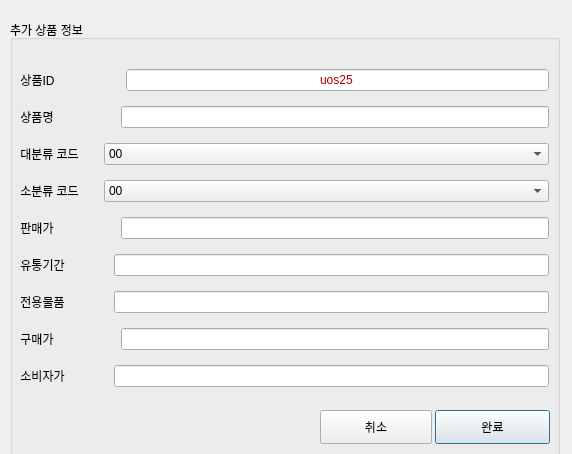
<?xml version="1.0" encoding="UTF-8"?>
<ui version="4.0">
 <class>Dialog</class>
 <widget class="QDialog" name="Dialog">
  <property name="geometry">
   <rect>
    <x>0</x>
    <y>0</y>
    <width>572</width>
    <height>454</height>
   </rect>
  </property>
  <property name="windowTitle">
   <string>Dialog</string>
  </property>
  <widget class="QGroupBox" name="groupBox_8">
   <property name="geometry">
    <rect>
     <x>10</x>
     <y>20</y>
     <width>550</width>
     <height>450</height>
    </rect>
   </property>
   <property name="palette">
    <palette>
     <active>
      <colorrole role="Text">
       <brush brushstyle="SolidPattern">
        <color alpha="255">
         <red>255</red>
         <green>0</green>
         <blue>0</blue>
        </color>
       </brush>
      </colorrole>
     </active>
     <inactive>
      <colorrole role="Text">
       <brush brushstyle="SolidPattern">
        <color alpha="255">
         <red>255</red>
         <green>0</green>
         <blue>0</blue>
        </color>
       </brush>
      </colorrole>
     </inactive>
     <disabled>
      <colorrole role="Text">
       <brush brushstyle="SolidPattern">
        <color alpha="255">
         <red>120</red>
         <green>120</green>
         <blue>120</blue>
        </color>
       </brush>
      </colorrole>
     </disabled>
    </palette>
   </property>
   <property name="title">
    <string>추가 상품 정보</string>
   </property>
   <property name="flat">
    <bool>true</bool>
   </property>
   <widget class="QPushButton" name="pushButton_21">
    <property name="geometry">
     <rect>
      <x>425</x>
      <y>390</y>
      <width>115</width>
      <height>34</height>
     </rect>
    </property>
    <property name="text">
     <string>완료</string>
    </property>
   </widget>
   <widget class="QWidget" name="layoutWidget">
    <property name="geometry">
     <rect>
      <x>10</x>
      <y>40</y>
      <width>529</width>
      <height>341</height>
     </rect>
    </property>
    <layout class="QVBoxLayout" name="verticalLayout_13">
     <item>
      <layout class="QHBoxLayout" name="horizontalLayout_3">
       <property name="spacing">
        <number>71</number>
       </property>
       <item>
        <widget class="QLabel" name="label_14">
         <property name="enabled">
          <bool>true</bool>
         </property>
         <property name="frameShadow">
          <enum>QFrame::Plain</enum>
         </property>
         <property name="text">
          <string>상품ID</string>
         </property>
         <property name="alignment">
          <set>Qt::AlignCenter</set>
         </property>
         <property name="wordWrap">
          <bool>false</bool>
         </property>
        </widget>
       </item>
       <item>
        <widget class="QLineEdit" name="lineEdit_4">
         <property name="enabled">
          <bool>true</bool>
         </property>
         <property name="palette">
          <palette>
           <active>
            <colorrole role="WindowText">
             <brush brushstyle="SolidPattern">
              <color alpha="255">
               <red>0</red>
               <green>0</green>
               <blue>0</blue>
              </color>
             </brush>
            </colorrole>
            <colorrole role="Text">
             <brush brushstyle="SolidPattern">
              <color alpha="255">
               <red>170</red>
               <green>0</green>
               <blue>0</blue>
              </color>
             </brush>
            </colorrole>
            <colorrole role="Base">
             <brush brushstyle="SolidPattern">
              <color alpha="250">
               <red>255</red>
               <green>255</green>
               <blue>255</blue>
              </color>
             </brush>
            </colorrole>
           </active>
           <inactive>
            <colorrole role="WindowText">
             <brush brushstyle="SolidPattern">
              <color alpha="255">
               <red>0</red>
               <green>0</green>
               <blue>0</blue>
              </color>
             </brush>
            </colorrole>
            <colorrole role="Text">
             <brush brushstyle="SolidPattern">
              <color alpha="255">
               <red>170</red>
               <green>0</green>
               <blue>0</blue>
              </color>
             </brush>
            </colorrole>
            <colorrole role="Base">
             <brush brushstyle="SolidPattern">
              <color alpha="250">
               <red>255</red>
               <green>255</green>
               <blue>255</blue>
              </color>
             </brush>
            </colorrole>
           </inactive>
           <disabled>
            <colorrole role="WindowText">
             <brush brushstyle="SolidPattern">
              <color alpha="255">
               <red>120</red>
               <green>120</green>
               <blue>120</blue>
              </color>
             </brush>
            </colorrole>
            <colorrole role="Text">
             <brush brushstyle="SolidPattern">
              <color alpha="255">
               <red>120</red>
               <green>120</green>
               <blue>120</blue>
              </color>
             </brush>
            </colorrole>
            <colorrole role="Base">
             <brush brushstyle="SolidPattern">
              <color alpha="255">
               <red>240</red>
               <green>240</green>
               <blue>240</blue>
              </color>
             </brush>
            </colorrole>
           </disabled>
          </palette>
         </property>
         <property name="autoFillBackground">
          <bool>true</bool>
         </property>
         <property name="text">
          <string>uos25</string>
         </property>
         <property name="alignment">
          <set>Qt::AlignCenter</set>
         </property>
         <property name="readOnly">
          <bool>true</bool>
         </property>
        </widget>
       </item>
      </layout>
     </item>
     <item>
      <layout class="QHBoxLayout" name="horizontalLayout_5">
       <property name="spacing">
        <number>67</number>
       </property>
       <property name="rightMargin">
        <number>0</number>
       </property>
       <item>
        <widget class="QLabel" name="label_16">
         <property name="enabled">
          <bool>true</bool>
         </property>
         <property name="text">
          <string>상품명</string>
         </property>
         <property name="scaledContents">
          <bool>false</bool>
         </property>
         <property name="alignment">
          <set>Qt::AlignCenter</set>
         </property>
        </widget>
       </item>
       <item>
        <widget class="QLineEdit" name="lineEdit_6">
         <property name="enabled">
          <bool>true</bool>
         </property>
         <property name="palette">
          <palette>
           <active>
            <colorrole role="Text">
             <brush brushstyle="SolidPattern">
              <color alpha="255">
               <red>0</red>
               <green>0</green>
               <blue>0</blue>
              </color>
             </brush>
            </colorrole>
           </active>
           <inactive>
            <colorrole role="Text">
             <brush brushstyle="SolidPattern">
              <color alpha="255">
               <red>0</red>
               <green>0</green>
               <blue>0</blue>
              </color>
             </brush>
            </colorrole>
           </inactive>
           <disabled>
            <colorrole role="Text">
             <brush brushstyle="SolidPattern">
              <color alpha="255">
               <red>120</red>
               <green>120</green>
               <blue>120</blue>
              </color>
             </brush>
            </colorrole>
           </disabled>
          </palette>
         </property>
         <property name="autoFillBackground">
          <bool>false</bool>
         </property>
         <property name="text">
          <string/>
         </property>
         <property name="alignment">
          <set>Qt::AlignCenter</set>
         </property>
         <property name="readOnly">
          <bool>false</bool>
         </property>
        </widget>
       </item>
      </layout>
     </item>
     <item>
      <layout class="QHBoxLayout" name="horizontalLayout_6">
       <property name="spacing">
        <number>25</number>
       </property>
       <item>
        <widget class="QLabel" name="label_17">
         <property name="enabled">
          <bool>true</bool>
         </property>
         <property name="sizePolicy">
          <sizepolicy hsizetype="Fixed" vsizetype="Preferred">
           <horstretch>0</horstretch>
           <verstretch>0</verstretch>
          </sizepolicy>
         </property>
         <property name="text">
          <string>대분류 코드</string>
         </property>
         <property name="alignment">
          <set>Qt::AlignCenter</set>
         </property>
        </widget>
       </item>
       <item>
        <widget class="QComboBox" name="comboBox">
         <property name="palette">
          <palette>
           <active>
            <colorrole role="Text">
             <brush brushstyle="SolidPattern">
              <color alpha="255">
               <red>0</red>
               <green>0</green>
               <blue>0</blue>
              </color>
             </brush>
            </colorrole>
           </active>
           <inactive>
            <colorrole role="Text">
             <brush brushstyle="SolidPattern">
              <color alpha="255">
               <red>0</red>
               <green>0</green>
               <blue>0</blue>
              </color>
             </brush>
            </colorrole>
           </inactive>
           <disabled>
            <colorrole role="Text">
             <brush brushstyle="SolidPattern">
              <color alpha="255">
               <red>120</red>
               <green>120</green>
               <blue>120</blue>
              </color>
             </brush>
            </colorrole>
           </disabled>
          </palette>
         </property>
         <property name="layoutDirection">
          <enum>Qt::LeftToRight</enum>
         </property>
         <property name="sizeAdjustPolicy">
          <enum>QComboBox::AdjustToContentsOnFirstShow</enum>
         </property>
         <property name="minimumContentsLength">
          <number>0</number>
         </property>
         <item>
          <property name="text">
           <string>00</string>
          </property>
         </item>
         <item>
          <property name="text">
           <string>01</string>
          </property>
         </item>
         <item>
          <property name="text">
           <string>10</string>
          </property>
         </item>
        </widget>
       </item>
      </layout>
     </item>
     <item>
      <layout class="QHBoxLayout" name="horizontalLayout_7">
       <property name="spacing">
        <number>25</number>
       </property>
       <item>
        <widget class="QLabel" name="label_18">
         <property name="enabled">
          <bool>true</bool>
         </property>
         <property name="sizePolicy">
          <sizepolicy hsizetype="Fixed" vsizetype="Preferred">
           <horstretch>0</horstretch>
           <verstretch>0</verstretch>
          </sizepolicy>
         </property>
         <property name="text">
          <string>소분류 코드</string>
         </property>
         <property name="alignment">
          <set>Qt::AlignCenter</set>
         </property>
        </widget>
       </item>
       <item>
        <widget class="QComboBox" name="comboBox_2">
         <property name="palette">
          <palette>
           <active>
            <colorrole role="Text">
             <brush brushstyle="SolidPattern">
              <color alpha="255">
               <red>0</red>
               <green>0</green>
               <blue>0</blue>
              </color>
             </brush>
            </colorrole>
           </active>
           <inactive>
            <colorrole role="Text">
             <brush brushstyle="SolidPattern">
              <color alpha="255">
               <red>0</red>
               <green>0</green>
               <blue>0</blue>
              </color>
             </brush>
            </colorrole>
           </inactive>
           <disabled>
            <colorrole role="Text">
             <brush brushstyle="SolidPattern">
              <color alpha="255">
               <red>120</red>
               <green>120</green>
               <blue>120</blue>
              </color>
             </brush>
            </colorrole>
           </disabled>
          </palette>
         </property>
         <item>
          <property name="text">
           <string>00</string>
          </property>
         </item>
         <item>
          <property name="text">
           <string>01</string>
          </property>
         </item>
         <item>
          <property name="text">
           <string>10</string>
          </property>
         </item>
        </widget>
       </item>
      </layout>
     </item>
     <item>
      <layout class="QHBoxLayout" name="horizontalLayout_8">
       <property name="spacing">
        <number>67</number>
       </property>
       <item>
        <widget class="QLabel" name="label_19">
         <property name="enabled">
          <bool>true</bool>
         </property>
         <property name="text">
          <string>판매가</string>
         </property>
         <property name="alignment">
          <set>Qt::AlignCenter</set>
         </property>
        </widget>
       </item>
       <item>
        <widget class="QLineEdit" name="lineEdit_9">
         <property name="enabled">
          <bool>true</bool>
         </property>
         <property name="autoFillBackground">
          <bool>false</bool>
         </property>
         <property name="text">
          <string/>
         </property>
         <property name="alignment">
          <set>Qt::AlignCenter</set>
         </property>
         <property name="readOnly">
          <bool>false</bool>
         </property>
        </widget>
       </item>
      </layout>
     </item>
     <item>
      <layout class="QHBoxLayout" name="horizontalLayout_9">
       <property name="spacing">
        <number>49</number>
       </property>
       <item>
        <widget class="QLabel" name="label_20">
         <property name="enabled">
          <bool>true</bool>
         </property>
         <property name="text">
          <string>유통기간</string>
         </property>
         <property name="alignment">
          <set>Qt::AlignCenter</set>
         </property>
        </widget>
       </item>
       <item>
        <widget class="QLineEdit" name="lineEdit_10">
         <property name="enabled">
          <bool>true</bool>
         </property>
         <property name="autoFillBackground">
          <bool>false</bool>
         </property>
         <property name="text">
          <string/>
         </property>
         <property name="alignment">
          <set>Qt::AlignCenter</set>
         </property>
         <property name="readOnly">
          <bool>false</bool>
         </property>
        </widget>
       </item>
      </layout>
     </item>
     <item>
      <layout class="QHBoxLayout" name="horizontalLayout_10" stretch="0,0">
       <property name="spacing">
        <number>49</number>
       </property>
       <item>
        <widget class="QLabel" name="label_21">
         <property name="enabled">
          <bool>true</bool>
         </property>
         <property name="text">
          <string>전용물품</string>
         </property>
         <property name="alignment">
          <set>Qt::AlignCenter</set>
         </property>
        </widget>
       </item>
       <item>
        <widget class="QLineEdit" name="lineEdit_11">
         <property name="enabled">
          <bool>true</bool>
         </property>
         <property name="autoFillBackground">
          <bool>false</bool>
         </property>
         <property name="text">
          <string/>
         </property>
         <property name="alignment">
          <set>Qt::AlignCenter</set>
         </property>
         <property name="readOnly">
          <bool>false</bool>
         </property>
        </widget>
       </item>
      </layout>
     </item>
     <item>
      <layout class="QHBoxLayout" name="horizontalLayout_11" stretch="0,0">
       <property name="spacing">
        <number>67</number>
       </property>
       <item>
        <widget class="QLabel" name="label_22">
         <property name="enabled">
          <bool>true</bool>
         </property>
         <property name="text">
          <string>구매가</string>
         </property>
         <property name="alignment">
          <set>Qt::AlignCenter</set>
         </property>
        </widget>
       </item>
       <item>
        <widget class="QLineEdit" name="lineEdit_12">
         <property name="enabled">
          <bool>true</bool>
         </property>
         <property name="autoFillBackground">
          <bool>false</bool>
         </property>
         <property name="text">
          <string/>
         </property>
         <property name="alignment">
          <set>Qt::AlignCenter</set>
         </property>
         <property name="readOnly">
          <bool>false</bool>
         </property>
        </widget>
       </item>
      </layout>
     </item>
     <item>
      <layout class="QHBoxLayout" name="horizontalLayout_12" stretch="0,0">
       <property name="spacing">
        <number>49</number>
       </property>
       <item>
        <widget class="QLabel" name="label_23">
         <property name="enabled">
          <bool>true</bool>
         </property>
         <property name="text">
          <string>소비자가</string>
         </property>
         <property name="alignment">
          <set>Qt::AlignCenter</set>
         </property>
        </widget>
       </item>
       <item>
        <widget class="QLineEdit" name="lineEdit_13">
         <property name="enabled">
          <bool>true</bool>
         </property>
         <property name="autoFillBackground">
          <bool>false</bool>
         </property>
         <property name="text">
          <string/>
         </property>
         <property name="alignment">
          <set>Qt::AlignCenter</set>
         </property>
         <property name="readOnly">
          <bool>false</bool>
         </property>
        </widget>
       </item>
      </layout>
     </item>
    </layout>
   </widget>
   <widget class="QPushButton" name="pushButton">
    <property name="geometry">
     <rect>
      <x>310</x>
      <y>390</y>
      <width>112</width>
      <height>34</height>
     </rect>
    </property>
    <property name="text">
     <string>취소</string>
    </property>
   </widget>
  </widget>
 </widget>
 <resources/>
 <connections/>
</ui>
